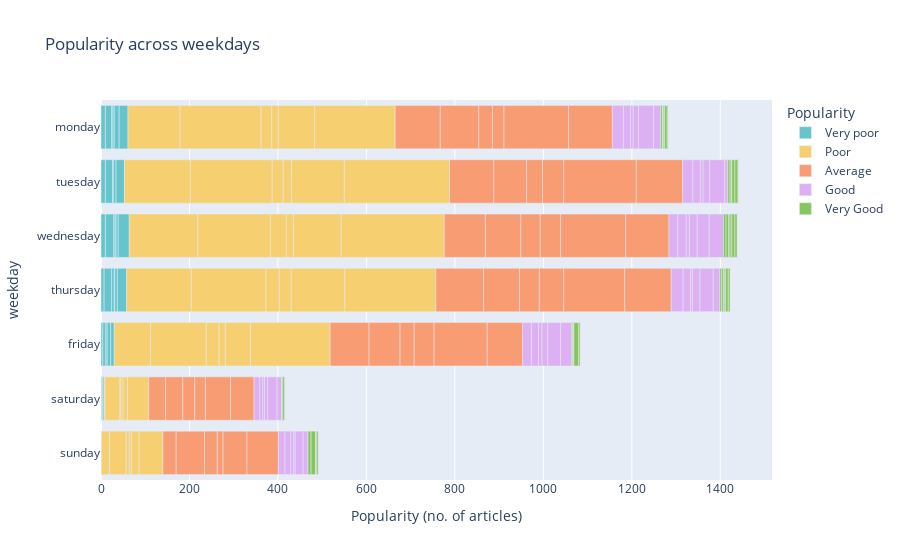

Source (notebook cell):
### Code cell
fig1 = px.bar(data, x = "shares", y = "weekday", color = "Popularity", orientation = "h",
             labels = {
                 "shares": "Popularity (no. of articles)",
                 "weekday": "weekday"
             },
             title = "Popularity across weekdays", 
             color_discrete_sequence=px.colors.qualitative.Pastel,
             category_orders = {
                 "Popularity": ["Very poor", "Poor", "Average", "Good", "Very Good"],
                 "weekday": ["monday", "tuesday", "wednesday", "thursday", "friday", "saturday", "sunday"]}
             )

fig1.show()

### Figure 1 — Plotly figure (JSON) as saved in the notebook; plotly's stock layout.template omitted (floating-point values rounded to 4 significant figures)
{"data": [{"alignmentgroup": "True", "hovertemplate": "Popularity=Very poor<br>Popularity (no. of articles)=%{x}<br>weekday=%{y}<extra></extra>", "legendgroup": "Very poor", "marker": {"color": "rgb(102, 197, 204)"}, "name": "Very poor", "offsetgroup": "Very poor", "orientation": "h", "showlegend": true, "textposition": "auto", "type": "bar", "x": [4, 7, 3, 8, 8, 10, 14, 3, 3, 11, 20, 1, 1, 2, 3, 1, 7, 17, 6, 1, 6, 21, 10, 16, 2, 6, 19, 10, 19, 3, 2, 5, 25], "xaxis": "x", "y": ["friday", "friday", "friday", "friday", "friday", "monday", "monday", "monday", "monday", "monday", "monday", "saturday", "saturday", "saturday", "saturday", "sunday", "thursday", "thursday", "thursday", "thursday", "thursday", "thursday", "tuesday", "tuesday", "tuesday", "tuesday", "tuesday", "wednesday", "wednesday", "wednesday", "wednesday", "wednesday", "wednesday"], "yaxis": "y"}, {"alignmentgroup": "True", "hovertemplate": "Popularity=Poor<br>Popularity (no. of articles)=%{x}<br>weekday=%{y}<extra></extra>", "legendgroup": "Poor", "marker": {"color": "rgb(246, 207, 113)"}, "name": "Poor", "offsetgroup": "Poor", "orientation": "h", "showlegend": true, "textposition": "auto", "type": "bar", "x": [82, 126, 29, 14, 57, 180, 118, 183, 24, 15, 82, 182, 2, 34, 2, 5, 10, 48, 18, 38, 7, 5, 17, 54, 146, 169, 30, 27, 121, 206, 149, 185, 25, 19, 119, 238, 155, 164, 36, 16, 108, 233], "xaxis": "x", "y": ["friday", "friday", "friday", "friday", "friday", "friday", "monday", "monday", "monday", "monday", "monday", "monday", "saturday", "saturday", "saturday", "saturday", "saturday", "saturday", "sunday", "sunday", "sunday", "sunday", "sunday", "sunday", "thursday", "thursday", "thursday", "thursday", "thursday", "thursday", "tuesday", "tuesday", "tuesday", "tuesday", "tuesday", "tuesday", "wednesday", "wednesday", "wednesday", "wednesday", "wednesday", "wednesday"], "yaxis": "y"}, {"alignmentgroup": "True", "hovertemplate": "Popularity=Average<br>Popularity (no. of articles)=%{x}<br>weekday=%{y}<extra></extra>", "legendgroup": "Average", "marker": {"color": "rgb(248, 156, 116)"}, "name": "Average", "offsetgroup": "Average", "orientation": "h", "showlegend": true, "textposition": "auto", "type": "bar", "x": [88, 70, 32, 45, 120, 80, 102, 87, 31, 26, 146, 99, 38, 39, 27, 24, 57, 53, 30, 64, 29, 13, 54, 71, 108, 81, 45, 55, 138, 105, 100, 74, 36, 48, 164, 105, 93, 80, 44, 46, 147, 98], "xaxis": "x", "y": ["friday", "friday", "friday", "friday", "friday", "friday", "monday", "monday", "monday", "monday", "monday", "monday", "saturday", "saturday", "saturday", "saturday", "saturday", "saturday", "sunday", "sunday", "sunday", "sunday", "sunday", "sunday", "thursday", "thursday", "thursday", "thursday", "thursday", "thursday", "tuesday", "tuesday", "tuesday", "tuesday", "tuesday", "tuesday", "wednesday", "wednesday", "wednesday", "wednesday", "wednesday", "wednesday"], "yaxis": "y"}, {"alignmentgroup": "True", "hovertemplate": "Popularity=Good<br>Popularity (no. of articles)=%{x}<br>weekday=%{y}<extra></extra>", "legendgroup": "Good", "marker": {"color": "rgb(220, 176, 242)"}, "name": "Good", "offsetgroup": "Good", "orientation": "h", "showlegend": true, "textposition": "auto", "type": "bar", "x": [20, 16, 8, 13, 29, 25, 25, 16, 6, 12, 34, 16, 13, 7, 4, 7, 21, 10, 15, 13, 7, 3, 18, 11, 27, 17, 4, 17, 30, 15, 23, 17, 6, 15, 34, 7, 20, 19, 7, 18, 27, 32], "xaxis": "x", "y": ["friday", "friday", "friday", "friday", "friday", "friday", "monday", "monday", "monday", "monday", "monday", "monday", "saturday", "saturday", "saturday", "saturday", "saturday", "saturday", "sunday", "sunday", "sunday", "sunday", "sunday", "sunday", "thursday", "thursday", "thursday", "thursday", "thursday", "thursday", "tuesday", "tuesday", "tuesday", "tuesday", "tuesday", "tuesday", "wednesday", "wednesday", "wednesday", "wednesday", "wednesday", "wednesday"], "yaxis": "y"}, {"alignmentgroup": "True", "hovertemplate": "Popularity=Very Good<br>Popularity (no. of articles)=%{x}<br>weekday=%{y}<extra></extra>", "legendgroup": "Very Good", "marker": {"color": "rgb(135, 197, 95)"}, "name": "Very Good", "offsetgroup": "Very Good", "orientation": "h", "showlegend": true, "textposition": "auto", "type": "bar", "x": [2, 2, 1, 11, 3, 4, 1, 1, 3, 6, 2, 1, 2, 4, 1, 7, 10, 1, 2, 3, 4, 4, 2, 3, 6, 4, 5, 3, 1, 7, 7, 1, 6, 6, 3, 4, 7, 5], "xaxis": "x", "y": ["friday", "friday", "friday", "friday", "friday", "monday", "monday", "monday", "monday", "monday", "monday", "saturday", "saturday", "saturday", "saturday", "sunday", "sunday", "sunday", "sunday", "sunday", "thursday", "thursday", "thursday", "thursday", "thursday", "thursday", "tuesday", "tuesday", "tuesday", "tuesday", "tuesday", "tuesday", "wednesday", "wednesday", "wednesday", "wednesday", "wednesday", "wednesday"], "yaxis": "y"}], "layout": {"barmode": "relative", "legend": {"title": {"text": "Popularity"}, "tracegroupgap": 0}, "title": {"text": "Popularity across weekdays"}, "xaxis": {"anchor": "y", "domain": [0, 1], "title": {"text": "Popularity (no. of articles)"}}, "yaxis": {"anchor": "x", "categoryarray": ["sunday", "saturday", "friday", "thursday", "wednesday", "tuesday", "monday"], "categoryorder": "array", "domain": [0, 1], "title": {"text": "weekday"}}}}
